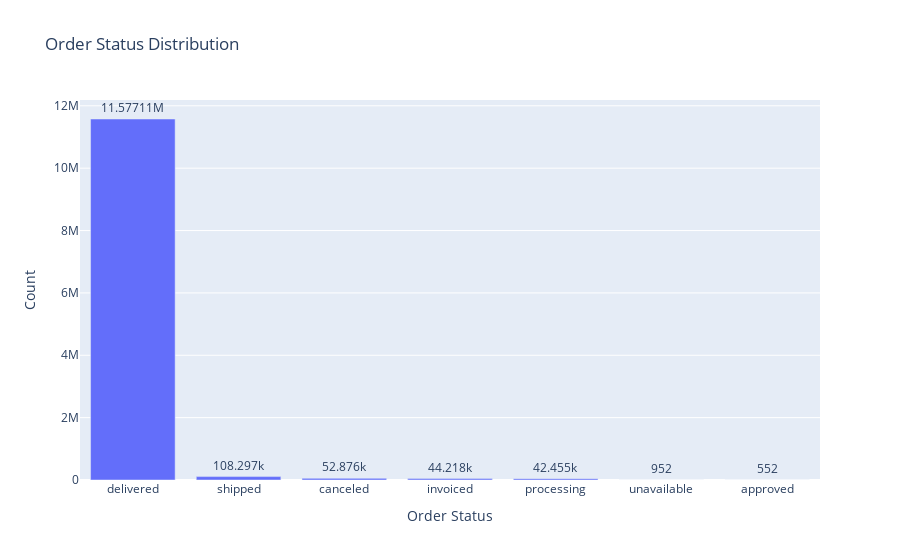

The notebook cell this image was saved under:
### Code cell
plot_order_status_distribution(df)

### Figure 1 — Plotly figure (JSON) as saved in the notebook; plotly's stock layout.template omitted (floating-point values rounded to 4 significant figures)
{"data": [{"alignmentgroup": "True", "hovertemplate": "Order Status=%{x}<br>Count=%{y}<extra></extra>", "legendgroup": "", "marker": {"color": "#636efa", "pattern": {"shape": ""}}, "name": "", "offsetgroup": "", "orientation": "v", "showlegend": false, "textposition": "outside", "texttemplate": "%{y}", "type": "bar", "x": ["delivered", "shipped", "canceled", "invoiced", "processing", "unavailable", "approved"], "xaxis": "x", "y": [11577111, 108297, 52876, 44218, 42455, 952, 552], "yaxis": "y"}], "layout": {"barmode": "relative", "legend": {"tracegroupgap": 0}, "title": {"text": "Order Status Distribution"}, "xaxis": {"anchor": "y", "domain": [0, 1], "title": {"text": "Order Status"}}, "yaxis": {"anchor": "x", "domain": [0, 1], "title": {"text": "Count"}}}}
